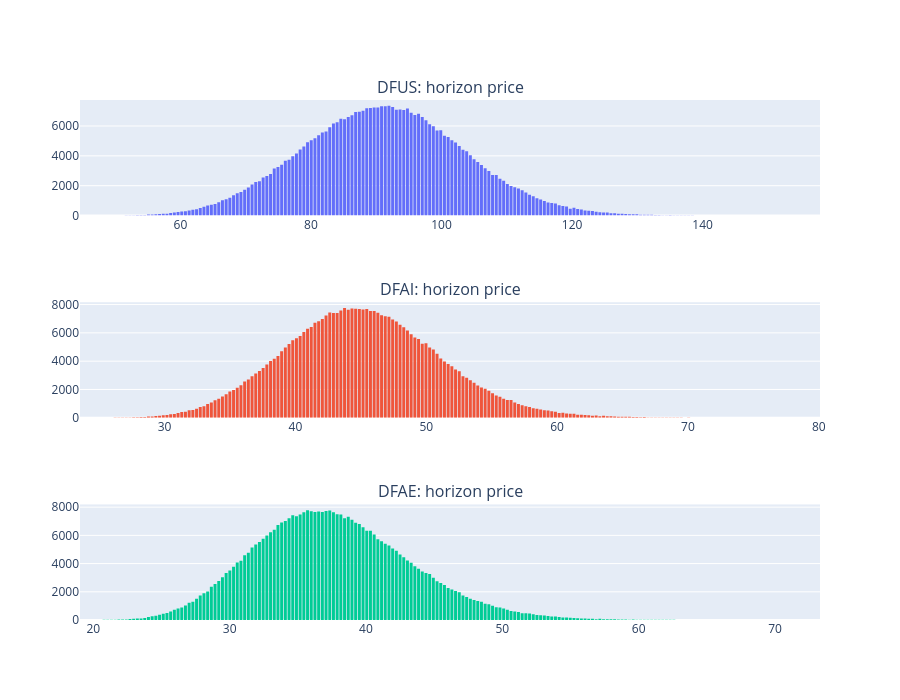

Notebook code for this chart:
### Markdown cell above
## Market distribution $X$: non-parametric scenarios

The market distribution is the scenario matrix of horizon prices — bootstrapped equities plus the cash column. One function builds it from a seed, so the optimizer's scenario set and every fresh set the evaluator grades on come out of the same generator.

### Code cell
def sample_market(seed: int, n_scenarios: int = N_SCENARIOS, history: np.ndarray = weekly_log_returns) -> np.ndarray:
    # joint projection of the invariants, invariant -> price, then the money-market column
    market_samples = scenario_market.sample_block_bootstrap_scenarios(
        weekly_log_returns=history,
        prices_vector=prices_vector,
        horizon_weeks=HORIZON_WEEKS,
        n_scenarios=n_scenarios,
        mean_block_length=mean_block_length,
        seed=seed,
    )
    return scenario_market.append_cash_column(market_samples, cash_horizon_value)


market_samples = sample_market(SEED)

# bin in numpy and plot bars: go.Histogram would embed all raw samples
# (4 x 400k floats, several MB) into the notebook JSON on every save.
fig = make_subplots(rows=3, cols=1, subplot_titles=[f"{name}: horizon price" for name in asset_symbol_list])
for column_index in range(len(asset_symbol_list)):
    counts, bin_edges = np.histogram(market_samples[:, column_index], bins=200)
    bin_centers = (bin_edges[:-1] + bin_edges[1:]) / 2
    fig.add_trace(go.Bar(x=bin_centers, y=counts, marker_line_width=0), row=column_index + 1, col=1)
fig.update_layout(showlegend=False, height=700)
fig.show()

horizon_log_returns = np.log(market_samples[:, :3] / prices_vector.ravel())
print("1-year log return, mean:", horizon_log_returns.mean(axis=0).round(4))
print("1-year log return, std: ", horizon_log_returns.std(axis=0).round(4))
print(f"cash column constant: {np.ptp(market_samples[:, 3]) == 0}")

### Figure 1 — Plotly figure (JSON) as saved in the notebook; plotly's stock layout.template omitted (floating-point values rounded to 4 significant figures; data arrays with more than 128 entries replaced by an {"elided": "..."} marker saying what was removed)
{"data": [{"marker": {"line": {"width": 0}}, "type": "bar", "x": {"elided": "200 float values"}, "xaxis": "x", "y": {"elided": "200 int values"}, "yaxis": "y"}, {"marker": {"line": {"width": 0}}, "type": "bar", "x": {"elided": "200 float values"}, "xaxis": "x2", "y": {"elided": "200 int values"}, "yaxis": "y2"}, {"marker": {"line": {"width": 0}}, "type": "bar", "x": {"elided": "200 float values"}, "xaxis": "x3", "y": {"elided": "200 int values"}, "yaxis": "y3"}], "layout": {"annotations": [{"font": {"size": 16}, "showarrow": false, "text": "DFUS: horizon price", "x": 0.5, "xanchor": "center", "xref": "paper", "y": 1, "yanchor": "bottom", "yref": "paper"}, {"font": {"size": 16}, "showarrow": false, "text": "DFAI: horizon price", "x": 0.5, "xanchor": "center", "xref": "paper", "y": 0.6111, "yanchor": "bottom", "yref": "paper"}, {"font": {"size": 16}, "showarrow": false, "text": "DFAE: horizon price", "x": 0.5, "xanchor": "center", "xref": "paper", "y": 0.2222, "yanchor": "bottom", "yref": "paper"}], "height": 700, "showlegend": false, "xaxis": {"anchor": "y", "domain": [0, 1]}, "xaxis2": {"anchor": "y2", "domain": [0, 1]}, "xaxis3": {"anchor": "y3", "domain": [0, 1]}, "yaxis": {"anchor": "x", "domain": [0.7778, 1]}, "yaxis2": {"anchor": "x2", "domain": [0.3889, 0.6111]}, "yaxis3": {"anchor": "x3", "domain": [0, 0.2222]}}}
